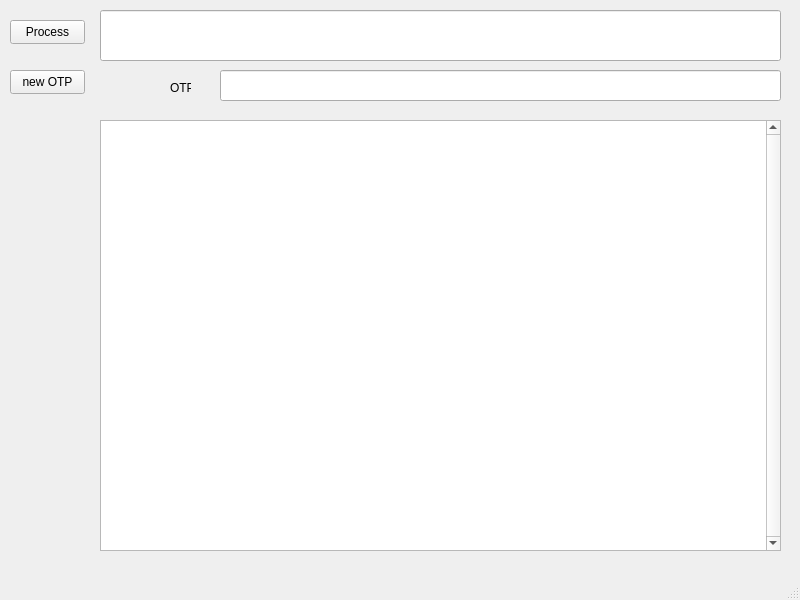
<?xml version="1.0" encoding="UTF-8"?>
<ui version="4.0">
 <class>MainWindow</class>
 <widget class="QMainWindow" name="MainWindow">
  <property name="geometry">
   <rect>
    <x>0</x>
    <y>0</y>
    <width>800</width>
    <height>600</height>
   </rect>
  </property>
  <property name="windowTitle">
   <string>MainWindow</string>
  </property>
  <widget class="QWidget" name="centralwidget">
   <widget class="QLineEdit" name="inputWidget">
    <property name="geometry">
     <rect>
      <x>100</x>
      <y>10</y>
      <width>681</width>
      <height>51</height>
     </rect>
    </property>
   </widget>
   <widget class="QPushButton" name="processButton">
    <property name="geometry">
     <rect>
      <x>10</x>
      <y>20</y>
      <width>75</width>
      <height>24</height>
     </rect>
    </property>
    <property name="text">
     <string>Process</string>
    </property>
   </widget>
   <widget class="QPushButton" name="otpButton">
    <property name="geometry">
     <rect>
      <x>10</x>
      <y>70</y>
      <width>75</width>
      <height>24</height>
     </rect>
    </property>
    <property name="text">
     <string>new OTP</string>
    </property>
   </widget>
   <widget class="QLineEdit" name="otpInput">
    <property name="geometry">
     <rect>
      <x>220</x>
      <y>70</y>
      <width>561</width>
      <height>31</height>
     </rect>
    </property>
   </widget>
   <widget class="QLabel" name="otpLabel">
    <property name="geometry">
     <rect>
      <x>170</x>
      <y>80</y>
      <width>21</width>
      <height>16</height>
     </rect>
    </property>
    <property name="text">
     <string>OTP</string>
    </property>
   </widget>
   <widget class="QTextBrowser" name="textBrowser">
    <property name="geometry">
     <rect>
      <x>100</x>
      <y>120</y>
      <width>681</width>
      <height>431</height>
     </rect>
    </property>
    <property name="verticalScrollBarPolicy">
     <enum>Qt::ScrollBarAlwaysOn</enum>
    </property>
   </widget>
  </widget>
  <widget class="QMenuBar" name="menubar">
   <property name="geometry">
    <rect>
     <x>0</x>
     <y>0</y>
     <width>800</width>
     <height>22</height>
    </rect>
   </property>
  </widget>
  <widget class="QStatusBar" name="statusbar"/>
 </widget>
 <resources/>
 <connections/>
</ui>
